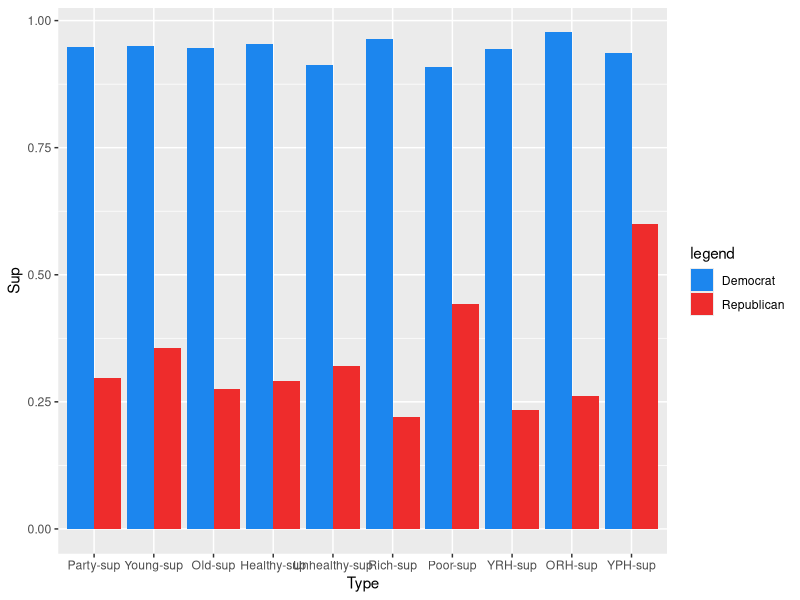
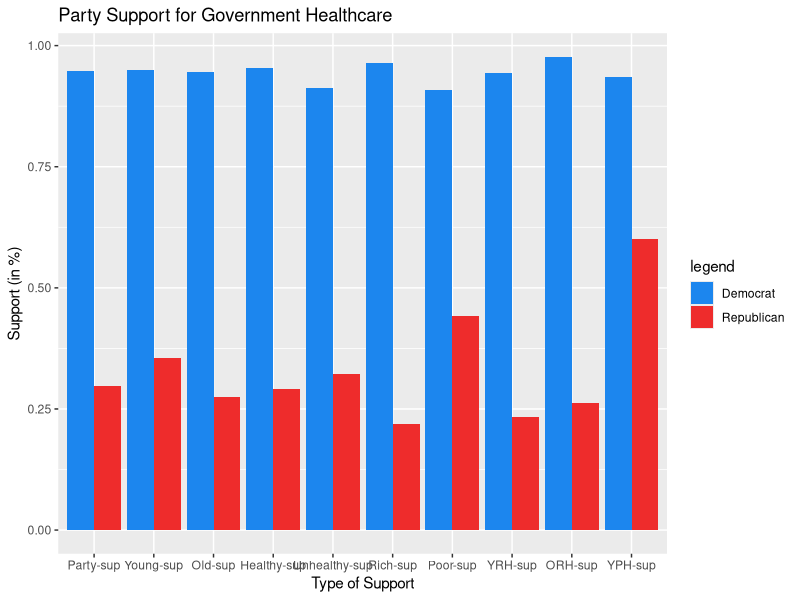
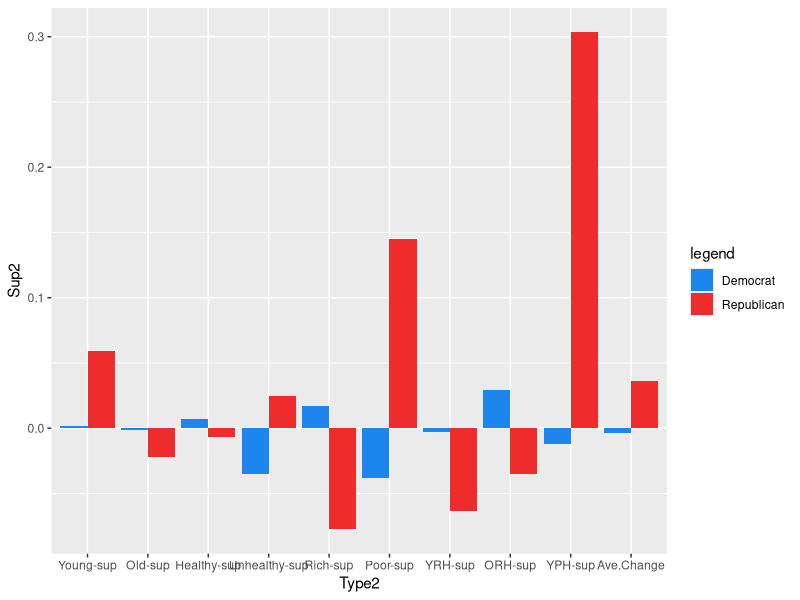
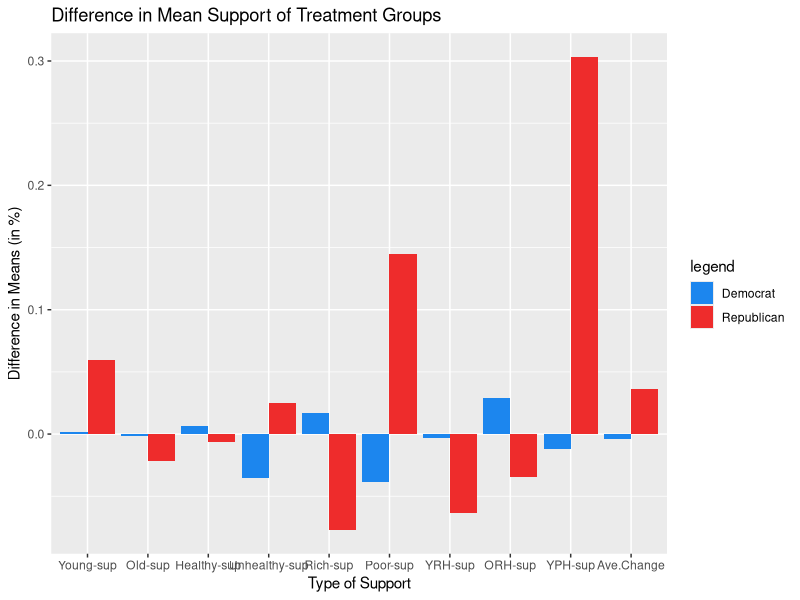

These charts were generated, in order, by the following R code:
##### Cuzzolino, Jillian - Final Project #####
############################# Which political party supports government healthcare? ############################# 

setwd("R")
healthcare <- read.csv("kff2019.csv")

hc.new <- healthcare[c(1:2,4,6,9,13:14,27:28,44,68,70,72,83:84,101,109)]

names(hc.new)

##### NO SPECIAL VARIABLES #####

table(hc.new$party5)
levels(hc.new$party5)

levels(hc.new$aca)
levels(hc.new$m4all)

# Democrats overall support for governmental healthcare#

hc.dem <- hc.new[hc.new$party5=="DEMOCRAT",]
demsup <- mean(hc.dem$aca=="Very favorable"|hc.dem$aca=="Somewhat favorable"|
                 hc.dem$m4all=="Strongly favor"|hc.dem$m4all=="Somewhat favor")
demsup #94.7%

# Republicans overall support for Government Healthcare #

hc.rep <- hc.new[hc.new$party5=="REPUBLICAN",]
repsup <- mean(hc.rep$aca=="Very favorable"|hc.rep$aca=="Somewhat favorable"|
                 hc.rep$m4all=="Strongly favor"|hc.rep$m4all=="Somewhat favor")
repsup #29.6%

############################# SPECIAL VARIABLES: Age ############################# 

table(hc.new$recage2)
levels(hc.new$recage2)

# Young Democrat support for Government Healthcare #

hc.youngdem <- hc.new[(hc.new$recage2=="18-29"|hc.new$recage2=="30-49") & 
                        hc.new$party5=="DEMOCRAT",]
youngdemsup <- mean(hc.youngdem$aca=="Very favorable"|hc.youngdem$aca=="Somewhat favorable"|
                      hc.youngdem$m4all=="Strongly favor"|hc.youngdem$m4all=="Somewhat favor")
youngdemsup #94.9%

# Old Democrat support for Government Healthcare #

hc.olddem <- hc.new[(hc.new$recage2=="50-64"|hc.new$recage2=="65+") & 
                      hc.new$party5=="DEMOCRAT",]
olddemsup <- mean(hc.olddem$aca=="Very favorable"|hc.olddem$aca=="Somewhat favorable"|
                    hc.olddem$m4all=="Strongly favor"|hc.olddem$m4all=="Somewhat favor")
olddemsup #94.5%

# Young Republican support for Government Healthcare #

hc.youngrep <- hc.new[(hc.new$recage2=="18-29"|hc.new$recage2=="30-49") & 
                        hc.new$party5=="REPUBLICAN",]
youngrepsup <- mean(hc.youngrep$aca=="Very favorable"|hc.youngrep$aca=="Somewhat favorable"|
                      hc.youngrep$m4all=="Strongly favor"|hc.youngrep$m4all=="Somewhat favor")
youngrepsup #35.6%

# Old Republican support for Government Healthcare #

hc.oldrep <- hc.new[(hc.new$recage2=="50-64"|hc.new$recage2=="65+") & 
                      hc.new$party5=="REPUBLICAN",]
oldrepsup <- mean(hc.oldrep$aca=="Very favorable"|hc.oldrep$aca=="Somewhat favorable"|
                      hc.oldrep$m4all=="Strongly favor"|hc.oldrep$m4all=="Somewhat favor")
oldrepsup #27.5%

########################### SPECIAL VARIABLES: Health ########################### 

table(hc.new$rechealth2)
levels(hc.new$rechealth2)

# Healthy Democrat support for Government Healthcare #

hc.healthdem <- hc.new[hc.new$rechealth2=="E/VG/G" & 
                         hc.new$party5=="DEMOCRAT",]
healthdemsup <- mean(hc.healthdem$aca=="Very favorable"|hc.healthdem$aca=="Somewhat favorable"|
                       hc.healthdem$m4all=="Strongly favor"|hc.healthdem$m4all=="Somewhat favor")
healthdemsup #95.4%

# Unhealthy Democrat support for Government Healthcare #

hc.unhealthdem <- hc.new[hc.new$rechealth2=="OF/P" & 
                           hc.new$party5=="DEMOCRAT",]
unhealthdemsup <- mean(hc.unhealthdem$aca=="Very favorable"|hc.unhealthdem$aca=="Somewhat favorable"|
                         hc.unhealthdem$m4all=="Strongly favor"|hc.unhealthdem$m4all=="Somewhat favor")
unhealthdemsup #91.2%

# Healthy Republican support for Government Healthcare #

hc.healthrep <- hc.new[hc.new$rechealth2=="E/VG/G" & 
                         hc.new$party5=="REPUBLICAN",]
healthrepsup <- mean(hc.healthrep$aca=="Very favorable"|hc.healthrep$aca=="Somewhat favorable"|
                       hc.healthrep$m4all=="Strongly favor"|hc.healthrep$m4all=="Somewhat favor")
healthrepsup #29%

# Unhealthy Republican support for Government Healthcare #

hc.unhealthrep <- hc.new[hc.new$rechealth2=="OF/P" & 
                           hc.new$party5=="REPUBLICAN",]
unhealthrepsup <- mean(hc.unhealthrep$aca=="Very favorable"|hc.unhealthrep$aca=="Somewhat favorable"|
                         hc.unhealthrep$m4all=="Strongly favor"|hc.unhealthrep$m4all=="Somewhat favor")
unhealthrepsup #32.1%


########################### SPECIAL VARIABLES: Income ########################### 

table(hc.new$recincome)
levels(hc.new$recincome)

# Rich Democrat support for Government Healthcare #

hc.richdem <- hc.new[hc.new$recincome=="$90K+" & 
                         hc.new$party5=="DEMOCRAT",]
richdemsup <- mean(hc.richdem$aca=="Very favorable"|hc.richdem$aca=="Somewhat favorable"|
                       hc.richdem$m4all=="Strongly favor"|hc.richdem$m4all=="Somewhat favor")
richdemsup #96.4%

# Poor Democrat support for Government Healthcare #

hc.poordem <- hc.new[hc.new$recincome=="LESS THAN $40K" & 
                           hc.new$party5=="DEMOCRAT",]
poordemsup <- mean(hc.poordem$aca=="Very favorable"|hc.poordem$aca=="Somewhat favorable"|
                         hc.poordem$m4all=="Strongly favor"|hc.poordem$m4all=="Somewhat favor")
poordemsup #90.9%

# Rich Republican support for Government Healthcare #

hc.richrep <- hc.new[hc.new$recincome=="$90K+" & 
                         hc.new$party5=="REPUBLICAN",]
richrepsup <- mean(hc.richrep$aca=="Very favorable"|hc.richrep$aca=="Somewhat favorable"|
                       hc.richrep$m4all=="Strongly favor"|hc.richrep$m4all=="Somewhat favor")
richrepsup #21.9%

# Poor Republican support for Government Healthcare #

hc.poorrep <- hc.new[hc.new$recincome=="LESS THAN $40K" & 
                           hc.new$party5=="REPUBLICAN",]
poorrepsup <- mean(hc.poorrep$aca=="Very favorable"|hc.poorrep$aca=="Somewhat favorable"|
                         hc.poorrep$m4all=="Strongly favor"|hc.poorrep$m4all=="Somewhat favor")
poorrepsup #44.1%

########################### SPECIAL VARIABLES: Combinations ########################### 

# "Young, Rich, Healthy" Democrats vs. Republicans #

hc.yrhd <- hc.new[hc.new$party5=="DEMOCRAT" &
                    hc.new$rechealth2=="E/VG/G" &
                    (hc.new$recage2=="18-29"|hc.new$recage2=="30-49") &
                    hc.new$recincome=="$90K+",]
yrhd <- mean(hc.yrhd$aca=="Very favorable"|hc.yrhd$aca=="Somewhat favorable"|
                 hc.yrhd$m4all=="Strongly favor"|hc.yrhd$m4all=="Somewhat favor")
yrhd #94.4%%

hc.yrhr <- hc.new[hc.new$party5=="REPUBLICAN" &
                    hc.new$rechealth2=="E/VG/G" &
                    (hc.new$recage2=="18-29"|hc.new$recage2=="30-49") & 
                    hc.new$recincome=="$90K+",]
yrhr <- mean(hc.yrhr$aca=="Very favorable"|hc.yrhr$aca=="Somewhat favorable"|
                  hc.yrhr$m4all=="Strongly favor"|hc.yrhr$m4all=="Somewhat favor")
yrhr #23.3%

# "Old, Rich, Healthy" Democrats vs. Republicans #

hc.orhd <- hc.new[hc.new$party5=="DEMOCRAT" &
                    hc.new$rechealth2=="E/VG/G" &
                    (hc.new$recage2=="50-64"|hc.new$recage2=="65+") &
                    hc.new$recincome=="$90K+",]
orhd <- mean(hc.orhd$aca=="Very favorable"|hc.orhd$aca=="Somewhat favorable"|
               hc.orhd$m4all=="Strongly favor"|hc.orhd$m4all=="Somewhat favor")
orhd #97.6%%

hc.orhr <- hc.new[hc.new$party5=="REPUBLICAN" &
                    hc.new$rechealth2=="E/VG/G" &
                    (hc.new$recage2=="50-64"|hc.new$recage2=="65+") & 
                    hc.new$recincome=="$90K+",]
orhr <- mean(hc.orhr$aca=="Very favorable"|hc.orhr$aca=="Somewhat favorable"|
               hc.orhr$m4all=="Strongly favor"|hc.orhr$m4all=="Somewhat favor")
orhr #26.1%

# "Young, Poor, Healthy" Democrats vs. Republicans #

hc.yphd <- hc.new[hc.new$party5=="DEMOCRAT" &
                    hc.new$rechealth2=="E/VG/G" &
                    (hc.new$recage2=="18-29"|hc.new$recage2=="30-49") &
                    hc.new$recincome=="LESS THAN $40K",]
yphd <- mean(hc.yphd$aca=="Very favorable"|hc.yphd$aca=="Somewhat favorable"|
               hc.yphd$m4all=="Strongly favor"|hc.yphd$m4all=="Somewhat favor")
yphd #93.5%%

hc.yphr <- hc.new[hc.new$party5=="REPUBLICAN" &
                    hc.new$rechealth2=="E/VG/G" &
                    (hc.new$recage2=="18-29"|hc.new$recage2=="30-49") & 
                    hc.new$recincome=="LESS THAN $40K",]
yphr <- mean(hc.yphr$aca=="Very favorable"|hc.yphr$aca=="Somewhat favorable"|
               hc.yphr$m4all=="Strongly favor"|hc.yphr$m4all=="Somewhat favor")
yphr #60%

########################### Difference in Means ########################### 

# Y(treatment) - Y(control)

# Y(control) = demsup | Y(control) = repsup

# Y(age) = youngdemsup, olddemsup, youngrepsup, oldrepsup
# Y(health) = healthdemsup, unhealthdemsup, healthrepsup, unhealthrepsup
# Y(income) = richdemsup, poordemsup, richrepsup, poorrepsup
# Y(yrhd) | yrhr
# Y(orhd) | orhr
# Y(yphd) | yphr

##### Democrat Loop

somenumbers1 <- c(youngdemsup, olddemsup, healthdemsup, 
                  unhealthdemsup, richdemsup, poordemsup,
                  yrhd, orhd, yphd)
result1 <- rep(NA, length(somenumbers1))
for (i in 1:length(somenumbers1)) {
  result1[i] <- somenumbers1[i] - demsup
}
result1

averesult1 <- mean(result1)
averesult1 #average .03% DECREASE w/ variables

##### Republican Loop

somenumbers2 <- c(youngrepsup, oldrepsup, healthrepsup,
                  unhealthrepsup, richrepsup, poorrepsup,
                  yrhr, orhr, yphr)
result2 <- rep(NA, length(somenumbers2))
for (i in 1:length(somenumbers2)) {
  result2[i] <- somenumbers2[i] - repsup
}
result2

averesult2 <- mean(result2)
averesult2 #average 3% INCREASE w/ variables

########################### Grouped Bar Plot ########################### 

install.packages("ggplot2")
library(ggplot2)

democrat <- c(demsup, somenumbers1)
republican <- c(repsup, somenumbers2)

df <- data.frame(Group=rep(c("Democrat","Republican"), each=10),
                 Type=c("Party-sup", "Young-sup", "Old-sup", 
                        "Healthy-sup", "Unhealthy-sup", "Rich-sup", 
                        "Poor-sup", "YRH-sup", "ORH-sup", "YPH-sup",
                        "Party-sup", "Young-sup", "Old-sup", 
                        "Healthy-sup", "Unhealthy-sup", "Rich-sup", 
                        "Poor-sup", "YRH-sup", "ORH-sup", "YPH-sup"),
                Sup=rep(c(democrat, republican)))
df

df$Type <- factor(df$Type, levels = c("Party-sup", "Young-sup", "Old-sup",
                                      "Healthy-sup", "Unhealthy-sup", "Rich-sup",
                                      "Poor-sup", "YRH-sup", "ORH-sup", "YPH-sup"))

p <- ggplot(df, aes(x=Type, y=Sup, fill=Group))+
  geom_bar(stat = "identity", position = position_dodge())+
  scale_fill_manual("legend", values = c("Democrat" = "dodgerblue2", "Republican" = "firebrick2"))
p         

p + ggtitle("Party Support for Government Healthcare") +
  xlab("Type of Support") + ylab("Support (in %)")

########################### Difference in Means Bar Plot ########################### 

meansdata1 <- c(result1,averesult1)
meansdata1

meansdata2 <- c(result2, averesult2)
meansdata2

df2 <- data.frame(Group2=rep(c("Democrat","Republican"), each=10),
                  Type2=c("Young-sup", "Old-sup", 
                          "Healthy-sup", "Unhealthy-sup", "Rich-sup",
                          "Poor-sup", "YRH-sup", "ORH-sup", "YPH-sup",
                          "Ave.Change",
                          "Young-sup", "Old-sup", 
                          "Healthy-sup", "Unhealthy-sup", "Rich-sup",
                          "Poor-sup", "YRH-sup", "ORH-sup", "YPH-sup",
                          "Ave.Change"),
                  Sup2=c(meansdata1,meansdata2))
df2

df2$Type2 <- factor(df2$Type2, levels = c("Young-sup", "Old-sup", 
                                       "Healthy-sup", "Unhealthy-sup", "Rich-sup",
                                       "Poor-sup", "YRH-sup", "ORH-sup", "YPH-sup",
                                       "Ave.Change"))

p2 <- ggplot(df2, aes(x=Type2, y=Sup2, fill=Group2))+
  geom_bar(stat = "identity", position = position_dodge())+
  scale_fill_manual("legend", values = c("Democrat" = "dodgerblue2", "Republican" = "firebrick2"))
p2         

p2 + ggtitle("Difference in Mean Support of Treatment Groups") +
  xlab("Type of Support") + ylab("Difference in Means (in %)")


